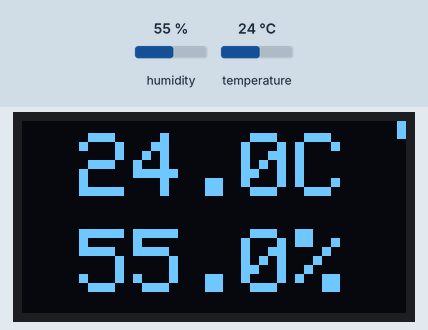
This program was run on a simulated ESP32-C3. Parts: 128×64 one-colour display. Wiring (inferred from the names in the program): I2C bus: SDA GPIO 0; SCL GPIO 10. Inputs (shaded band) come from the test bench; at power-on: humidity 55 %, temperature 24 °C. What the program prints to the serial monitor is not drawn.

Above: at 3.6 s.
3.7 s: humidity set to 22 %
At 7.3 s:
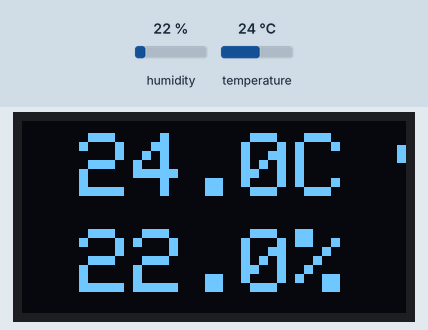
10.5 s: temperature set to 12 °C
At 13.0 s:
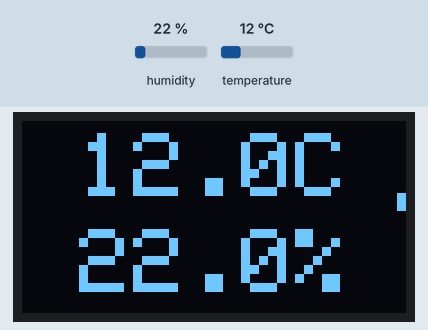
16.5 s: humidity set to 40 %
At 18.8 s:
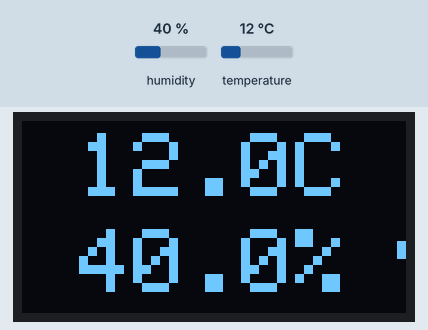
22.5 s: temperature set to 19 °C
At 24.5 s:
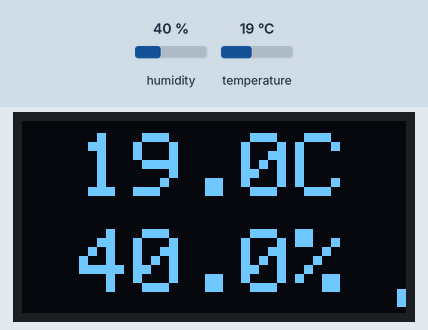
Timing chart, 0 to 26.0 s (numbered marks = the images above; inputs shaded):
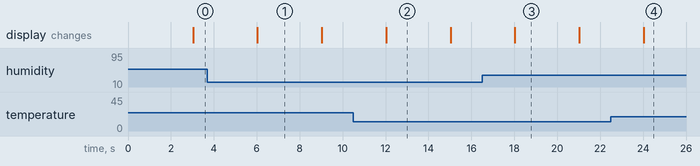

The program:

main.cpp
```cpp
#include <Arduino.h>
#include <Wire.h>
#include <DHT.h>
#include <Adafruit_GFX.h>
#include <Adafruit_SSD1306.h>
#include <esp_bt.h>
#include <esp_sleep.h>

// ---- Pin definitions (ESP32-C3 Super Mini) ----
// Strapping pins (GPIO2/8/9) are avoided. GPIO8 is also the onboard LED.
// GPIO5 has internal board leakage (even on a breadboard) - do not use.
#define DHT_PIN     7      // DHT22 data (module has internal pull-up)
#define DHT_TYPE    DHT22
#define I2C_SDA     0      // OLED SDA
#define I2C_SCL     10     // OLED SCL

// ---- OLED ----
#define SCREEN_WIDTH  128
#define SCREEN_HEIGHT 64
#define OLED_RESET    -1
#define OLED_ADDR     0x3C

// The last two parameters define I2C speed (during / after transfer). Library
// defaults to 400kHz; without external pull-up resistors (only ESP's ~45k weak internal
// pull-ups), the signal edges cannot rise in time at that speed. 100kHz leaves a safe margin.
Adafruit_SSD1306 display(SCREEN_WIDTH, SCREEN_HEIGHT, &Wire, OLED_RESET, 100000UL, 100000UL);

DHT dht(DHT_PIN, DHT_TYPE);

const unsigned long READ_INTERVAL_MS = 3000;   // DHT22 can be sampled at ~0.5Hz max
const unsigned long USB_DEBUG_GRACE_MS = 15000; // allow native USB time to enumerate after boot
unsigned long lastReadMillis = 0;

// Periodic retry if OLED is missing - allows the display to come online
// if a loose cable is reconnected without needing a board reboot.
const unsigned long OLED_RETRY_INTERVAL_MS = 5000;
unsigned long nextOledRetryMillis = 0;

float lastTemp = NAN;
float lastHum = NAN;
bool lastReadOk = false;
bool oledOk = false;

// ---------------------------------------------------------------------------
// Bit-bang I2C Probe
//
// display.begin() does not verify ACK: it returns "success" even with no display
// connected and locks up for ~12 seconds timing out on every command. Additionally,
// the ESP I2C peripheral can hang indefinitely on a faulty bus despite setTimeOut.
// Therefore, we probe "is the device present?" manually at the GPIO level -
// this routine never locks up under any circumstance.
// ---------------------------------------------------------------------------
#define BB_DELAY_US 5

static void bbRelease(uint8_t pin) { pinMode(pin, INPUT_PULLUP); }
static void bbPullLow(uint8_t pin) { pinMode(pin, OUTPUT); digitalWrite(pin, LOW); }

bool bitBangAck(uint8_t addr) {
    bbRelease(I2C_SDA); bbRelease(I2C_SCL); delayMicroseconds(50);
    if (!digitalRead(I2C_SDA) || !digitalRead(I2C_SCL)) return false;  // dead bus

    bbPullLow(I2C_SDA); delayMicroseconds(BB_DELAY_US);   // START
    bbPullLow(I2C_SCL); delayMicroseconds(BB_DELAY_US);

    uint8_t data = addr << 1;                             // address + write bit
    for (int i = 7; i >= 0; i--) {
        if (data & (1 << i)) bbRelease(I2C_SDA); else bbPullLow(I2C_SDA);
        delayMicroseconds(BB_DELAY_US);
        bbRelease(I2C_SCL); delayMicroseconds(BB_DELAY_US);
        bbPullLow(I2C_SCL); delayMicroseconds(BB_DELAY_US);
    }

    bbRelease(I2C_SDA); delayMicroseconds(BB_DELAY_US);   // ACK bit
    bbRelease(I2C_SCL); delayMicroseconds(BB_DELAY_US);
    bool ack = (digitalRead(I2C_SDA) == LOW);
    bbPullLow(I2C_SCL); delayMicroseconds(BB_DELAY_US);

    bbPullLow(I2C_SDA); delayMicroseconds(BB_DELAY_US);   // STOP
    bbRelease(I2C_SCL); delayMicroseconds(BB_DELAY_US);
    bbRelease(I2C_SDA); delayMicroseconds(BB_DELAY_US);
    return ack;
}

// Wire is never initialized until the display is actually found.
// This prevents peripheral operations on an empty bus and avoids Wire.end()/begin() loops.
bool tryInitOled() {
    bbRelease(I2C_SDA); bbRelease(I2C_SCL); delayMicroseconds(50);
    int sda = digitalRead(I2C_SDA);
    int scl = digitalRead(I2C_SCL);
    if (!sda || !scl) {
        Serial.printf("[I2C Bus Error] SDA=%d, SCL=%d (Line stuck LOW! Check loose wire or short)\n", sda, scl);
        return false;
    }
    if (!bitBangAck(OLED_ADDR)) {
        Serial.println("[I2C Probe] SDA & SCL HIGH, but device 0x3C gave no ACK (unpowered or wrong address)");
        return false;
    }

    Wire.begin(I2C_SDA, I2C_SCL);
    Wire.setClock(100000);
    Wire.setTimeOut(50);
    if (!display.begin(SSD1306_SWITCHCAPVCC, OLED_ADDR)) return false;
    display.setRotation(2);   // rotate display 180 degrees
    return true;
}

// Draws centered text horizontally at row y.
void drawCentered(const char* text, uint8_t size, int16_t y) {
    display.setTextSize(size);
    int16_t x1, y1;
    uint16_t w, h;
    display.getTextBounds(text, 0, 0, &x1, &y1, &w, &h);
    display.setCursor((SCREEN_WIDTH - w) / 2, y);
    display.print(text);
}

// Activity indicator: small bar moving down one step on each refresh along the right edge.
// Moves even when temp/humidity remain constant - if it stops, you know immediately
// that the display is frozen (e.g. I2C disconnected).
// Size 3 text at widest ("-10.5C", 6 chars = 108px) centered leaves ~10px padding on each side,
// bar at x=125..127 never overlaps text.
#define HEARTBEAT_STEPS 8
uint8_t heartbeatFrame = 0;

static void drawHeartbeat() {
    int16_t y = (heartbeatFrame % HEARTBEAT_STEPS) * (SCREEN_HEIGHT / HEARTBEAT_STEPS);
    display.fillRect(125, y, 3, 6, SSD1306_WHITE);
    heartbeatFrame++;
}

// Screen layout (128x64): temperature and humidity centered full screen
void drawReadings(float temp, float hum, bool ok) {
    if (!oledOk) return;
    display.clearDisplay();
    display.setTextColor(SSD1306_WHITE);

    if (!ok) {
        drawCentered("DHT22", 2, 16);
        drawCentered("ERROR!", 2, 36);
    } else {
        char tempStr[8];
        snprintf(tempStr, sizeof(tempStr), "%.1fC", temp);
        char humStr[8];
        snprintf(humStr, sizeof(humStr), "%.1f%%", hum);
        drawCentered(tempStr, 3, 4);
        drawCentered(humStr, 3, 36);
    }

    drawHeartbeat();
    display.display();
}

void setup() {
    Serial.begin(115200);
    Serial.println("=== Boot started ===");

    // Disable BLE to save battery
    btStop();
    esp_bt_controller_disable();

    setCpuFrequencyMhz(80);   // ESP32-C3: 80/40/20/10 MHz options

    // Wire is not initialized here - tryInitOled() initializes it if the display is found.
    oledOk = tryInitOled();
    Serial.printf("OLED: %s\n", oledOk ? "FOUND" : "NOT FOUND");
    if (oledOk) {
        display.clearDisplay();
        display.setTextColor(SSD1306_WHITE);
        display.setTextSize(1);
        display.setCursor(0, 0);
        display.println("Starting...");
        display.display();
    }

    delay(1500);   // DHT22 needs ~1 s after board power-up before the first read
    dht.begin();
}

void loop() {
    unsigned long now = millis();

    if (!oledOk && (long)(now - nextOledRetryMillis) >= 0) {
        nextOledRetryMillis = now + OLED_RETRY_INTERVAL_MS;
        if (tryInitOled()) {
            oledOk = true;
            Serial.println("OLED found later, display active.");
        }
    }

    if (now - lastReadMillis >= READ_INTERVAL_MS) {
        lastReadMillis = now;

        float h = dht.readHumidity();
        float t = dht.readTemperature();

        Serial.printf("[status] OLED: %-9s | ", oledOk ? "OK" : "NOT FOUND");
        if (isnan(h) || isnan(t)) {
            lastReadOk = false;
            Serial.println("DHT22 read error (NaN)");
        } else {
            lastReadOk = true;
            lastTemp = t;
            lastHum = h;
            Serial.printf("Temperature: %.1f C  Humidity: %.1f %%\n", t, h);
        }

        drawReadings(lastTemp, lastHum, lastReadOk);
    }

    // On battery, sleep until the next scheduled sensor read or OLED retry.
    // The SSD1306 retains its current image while the ESP32-C3 is asleep.
    // Keep the CPU awake while a USB serial host is connected for reliable debugging.
    if (millis() >= USB_DEBUG_GRACE_MS && !Serial) {
        now = millis();
        unsigned long untilRead = (now - lastReadMillis >= READ_INTERVAL_MS)
            ? 1
            : READ_INTERVAL_MS - (now - lastReadMillis);
        unsigned long sleepMs = untilRead;

        if (!oledOk) {
            long untilRetry = (long)(nextOledRetryMillis - now);
            unsigned long retryMs = untilRetry <= 0 ? 1 : (unsigned long)untilRetry;
            if (retryMs < sleepMs) sleepMs = retryMs;
        }

        esp_sleep_enable_timer_wakeup((uint64_t)sleepMs * 1000ULL);
        esp_light_sleep_start();
    }
}
```

Measured:
- what the display in image 1 shows lasts 3.0 s, from 6.0 s to 9.0 s
